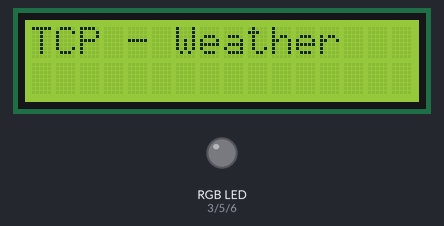
The sketch below on a simulated Arduino Uno, built with avr-gcc and run on an emulated ATmega328P. Parts: 16×2 character LCD, an RGB LED mixed from three pins (HIGH = lit). Dim RGB values are drawn brighter than linear; the modem accepts every AT command (registered, SIM ready, sends succeed) and sends nothing else; what the sketch prints to the serial monitor is not drawn.

Above: at 0.1 s.
At 1.2 s:
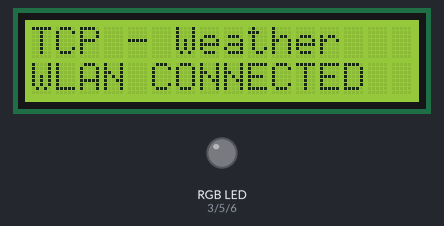
At 2.2 s:
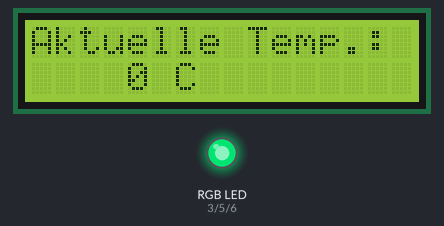
Timing chart, 0 to 3.7 s (numbered marks = the images above):
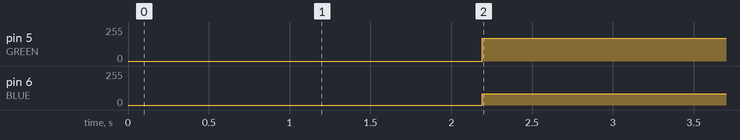

Measured:
- by itself, pin 5 (GREEN): 0/255 → 170/255 at 2.2 s
- by itself, pin 6 (BLUE): 0/255 → 85/255 at 2.2 s
- what the display in image 1 shows lasts 1.1 s, from 1.1 s to 2.2 s

The sketch:

P12_TCPWeather.ino
```cpp
/*
TCP Weather - Updated

Weather Source:
www.temp.fkainka.de
and http://www.openweathermap.com/

Weather Data for Essen: http://temp.fkainka.de/?city=essen

Change CITY, SSID and PASSWORD.
*/

#define SSID "5673RM11"
#define PASSWORD "frankmarcel"

#define CITY "Essen"

#define DEBUG true

#define LED_WLAN 13

#define RED 3
#define GREEN 5
#define BLUE 6

#define GND 4

#include <SoftwareSerial.h>
#include<LiquidCrystal.h>

// RS, E, D4, D5, D6, D7
LiquidCrystal lcd(A0, A1, A2, A3, A4, A5);
SoftwareSerial esp8266(11, 12); // RX, TX

void setup() {
  Serial.begin(19200);
  esp8266.begin(19200);

  lcd.begin(16, 2);
  lcd.print("TCP - Weather");

  if (!espConfig()) serialDebug();
  else digitalWrite(LED_WLAN, HIGH);

  lcd.setCursor(0, 1);
  lcd.print("WLAN CONNECTED");


  pinMode(RED, OUTPUT);
  pinMode(GREEN, OUTPUT);
  pinMode(BLUE, OUTPUT);

  pinMode(GND, OUTPUT);
  digitalWrite(GND, LOW);
}

void loop() {
  int temp  = getWeatherTemp(CITY);

  lcd.clear();
  lcd.print("Aktuelle Temp.:");
  lcd.setCursor(0, 1);
  lcd.print("    "+String(temp)+" C");

  int xtemp = round(temp);
  rgbTemp(xtemp);
  delay(60000);
}

void rgbTemp(int val)
{
  int green, blue , red ;

  if (val <= 10 & val >= -20)
    blue = map(val, -20, 10, 255, 0);
  else blue = 0;

  if (val >= 10 & val <= 40)
    green = map(val, 10, 40, 255, 0);
  else if (val >= -20 & val < 10)  green = map(val, -20, 10, 0, 255);
  else green = 0;

  if (val > 10 & val <= 40) red = map(val, 10, 40, 0, 255);
  else red = 0;

  analogWrite(RED, red);
  analogWrite(GREEN, green);
  analogWrite(BLUE, blue);
}


float getWeatherTemp(String city)
{
  float temp;
  int humidity, clouds;
  String  Host = "temp.fkainka.de";
  String  Subpage = "/?city="+city;

  if (sendCom("AT+CIPSTART=\"TCP\",\"" + Host + "\",80", "OK"))
  {
    String getRequest = "GET " + Subpage + " HTTP/1.1\r\nHost:" + Host + "\r\n";
    if (sendCom("AT+CIPSEND=" + String(getRequest.length() + 2), ">"))
    {
      esp8266.println(getRequest);
      if (esp8266.find("+IPD"))
      {
        if (esp8266.find("\r\n\r\n"))
        {
          if (esp8266.find("Temp:"))
          {
            int vTemp = esp8266.parseInt();
            //String vTemp = esp8266.readStringUntil('\"');
            debug("Temp: " + String(vTemp) + "C");
            temp = vTemp;//.toFloat();
          }
          sendCom("AT+CIPCLOSE", "OK");
          return temp;
        }
      }
    }

  }
}

String getTCP(String Host, String Subpage)
{
  boolean success = true;

  success &= sendCom("AT+CIPSTART=\"TCP\",\"" + Host + "\",80", "OK");
  String getRequest = "GET " + Subpage + " HTTP/1.1\r\nHost:" + Host + "\r\n\r\n";
  success &= sendCom("AT+CIPSEND=" + String(getRequest.length() + 2), ">");

  return sendCom(getRequest);
}

//-----------------------------------------Config ESP8266------------------------------------

boolean espConfig()
{
  boolean success = true;
  esp8266.setTimeout(5000);
  success &= sendCom("AT+RST", "ready");
  esp8266.setTimeout(1000);
  if (configStation(SSID, PASSWORD)) {
    success &= true;
    debug("WLAN Connected");
    debug("My IP is:");
    debug(sendCom("AT+CIFSR"));
  }
  else
  {
    success &= false;
  }
  //shorter Timeout for faster wrong UPD-Comands handling
  success &= sendCom("AT+CIPMODE=0", "OK");  //So rum scheit wichtig!
  success &= sendCom("AT+CIPMUX=0", "OK");

  return success;
}

boolean configTCPServer()
{
  boolean success = true;

  success &= (sendCom("AT+CIPMUX=1", "OK"));
  success &= (sendCom("AT+CIPSERVER=1,80", "OK"));

  return success;

}

boolean configTCPClient()
{
  boolean success = true;

  success &= (sendCom("AT+CIPMUX=0", "OK"));
  //success &= (sendCom("AT+CIPSERVER=1,80", "OK"));

  return success;

}


boolean configStation(String vSSID, String vPASSWORT)
{
  boolean success = true;
  success &= (sendCom("AT+CWMODE=1", "OK"));
  esp8266.setTimeout(20000);
  success &= (sendCom("AT+CWJAP=\"" + String(vSSID) + "\",\"" + String(vPASSWORT) + "\"", "OK"));
  esp8266.setTimeout(1000);
  return success;
}

boolean configAP()
{
  boolean success = true;

  success &= (sendCom("AT+CWMODE=2", "OK"));
  success &= (sendCom("AT+CWSAP=\"NanoESP\",\"\",5,0", "OK"));

  return success;
}

boolean configUDP()
{
  boolean success = true;

  success &= (sendCom("AT+CIPMODE=0", "OK"));
  success &= (sendCom("AT+CIPMUX=0", "OK"));
  success &= sendCom("AT+CIPSTART=\"UDP\",\"192.168.255.255\",90,91,2", "OK"); //Importand Boradcast...Reconnect IP
  return success;
}

//-----------------------------------------------Controll ESP-----------------------------------------------------

boolean sendUDP(String Msg)
{
  boolean success = true;

  success &= sendCom("AT+CIPSEND=" + String(Msg.length() + 2), ">");    //+",\"192.168.4.2\",90", ">");
  if (success)
  {
    success &= sendCom(Msg, "OK");
  }
  return success;
}


boolean sendCom(String command, char respond[])
{
  esp8266.println(command);
  if (esp8266.findUntil(respond, "ERROR"))
  {
    return true;
  }
  else
  {
    debug("ESP SEND ERROR: " + command);
    return false;
  }
}

String sendCom(String command)
{
  esp8266.println(command);
  return esp8266.readString();
}


//-------------------------------------------------Debug Functions------------------------------------------------------
void serialDebug() {
  while (true)
  {
    if (esp8266.available())
      Serial.write(esp8266.read());
    if (Serial.available())
      esp8266.write(Serial.read());
  }
}

void debug(String Msg)
{
  if (DEBUG)
  {
    Serial.println(Msg);
  }
}
```
